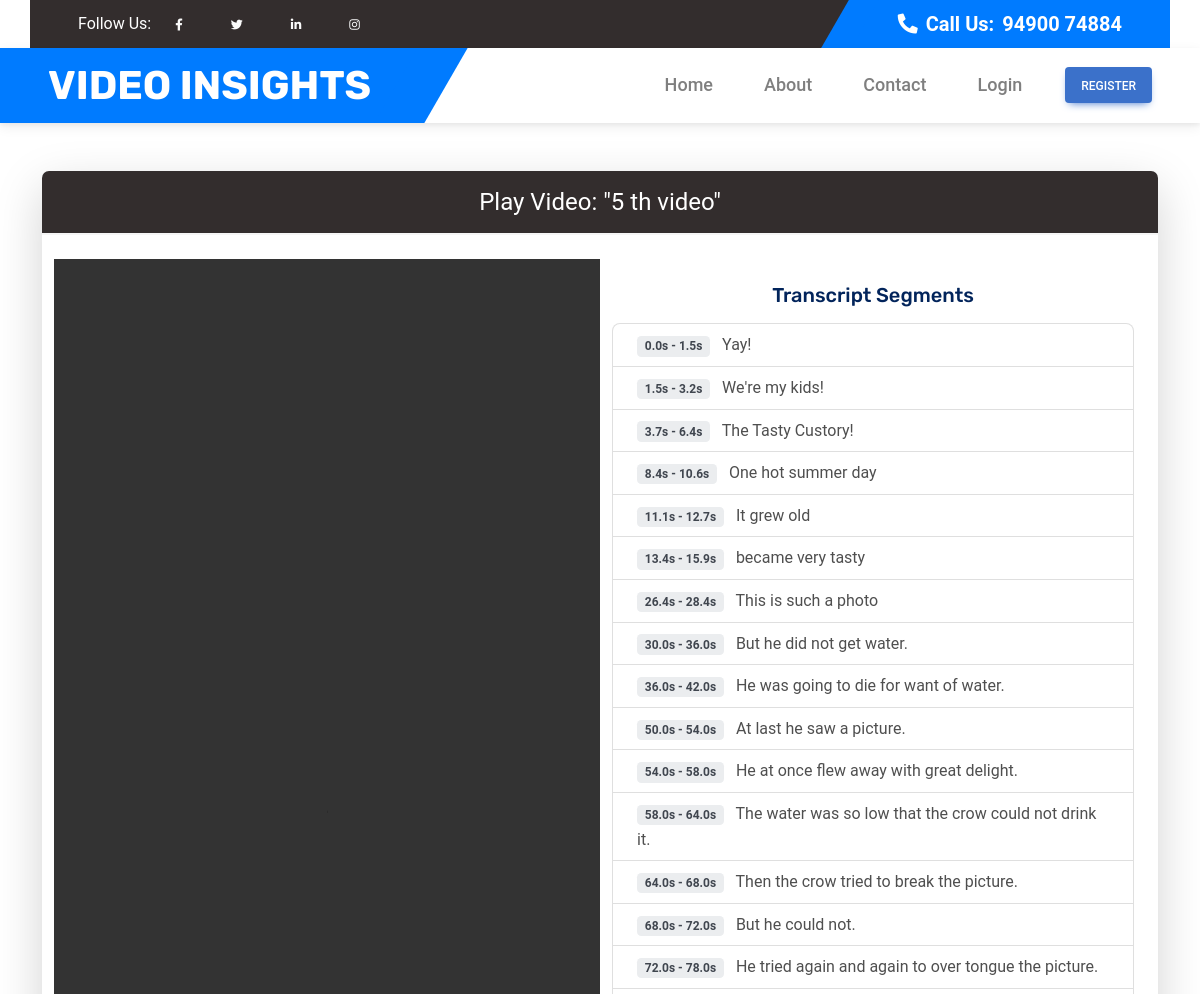
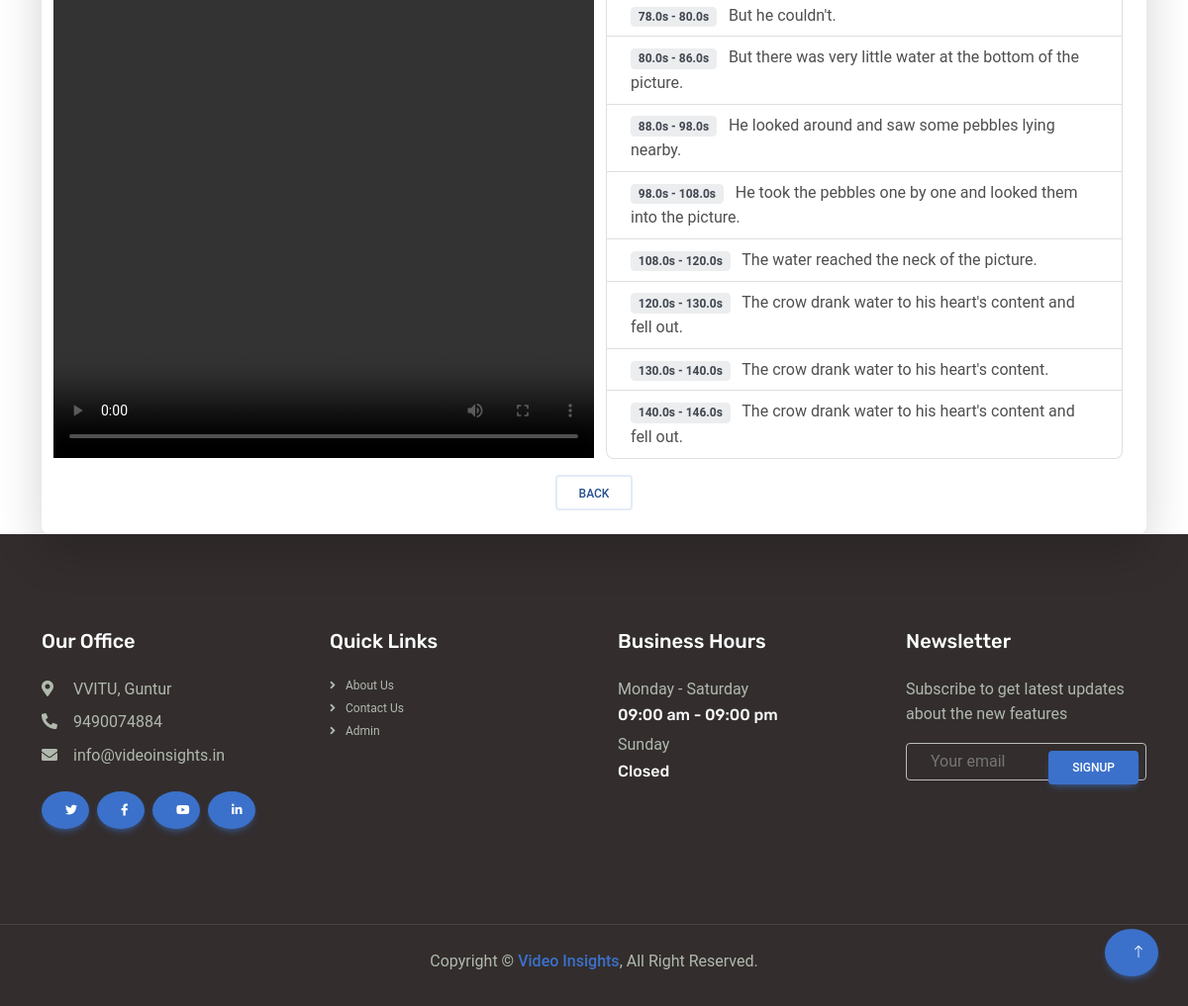
Page /user/play-video/5/ on the committed database (2 pictures, top to bottom).
### app/models.py (models this page shows, shortened)
class Video(models.Model):
    user = models.ForeignKey(User, on_delete=models.CASCADE, related_name='videos',blank=True, null=True)
    title = models.CharField(max_length=255)  # Title of the video
    description = models.TextField()  # Description of the video
    url = models.URLField(blank=True, null=True)  # URL of the video (optional for file uploads)
    source = models.CharField(
        max_length=50,
        choices=[
            ('YouTube', 'YouTube'),
            ('Google Drive', 'Google Drive'),
            ('Dropbox', 'Dropbox'),
            ('Uploaded File', 'Uploaded File')
        ]  # Source of the video
    )
    transcript = models.TextField(blank=True, null=True)  # Full transcribed text
    file_name = models.CharField(max_length=255, blank=True, null=True)  # Store actual file name
    created_at = models.DateTimeField(auto_now_add=True)  # Timestamp when created

class TranscriptSegment(models.Model):
    video = models.ForeignKey(Video, on_delete=models.CASCADE, related_name='segments')  # Link to Video
    start_time = models.FloatField()  # Start time in seconds
    end_time = models.FloatField()  # End time in seconds
    text = models.TextField()  # Transcribed text for this segment

### app/views.py (the view)
# urls.py: path('play-video/<int:pk>/', views.play_video, name='play_video'),
def play_video(request, pk):
    print(f"[DEBUG] Fetching video with pk: {pk}")
    video = get_object_or_404(Video, pk=pk)
    video_path = os.path.join(settings.MEDIA_ROOT, "videos", video.file_name)
    print(f"[DEBUG] Constructed video file path: {video_path}")
    if not os.path.exists(video_path):
        print("[ERROR] Video file does not exist on disk.")
    else:
        print("[DEBUG] Video file exists on disk.")
    video_url = os.path.join(settings.MEDIA_URL, "videos", video.file_name)
    print(f"[DEBUG] Video URL (for browser): {video_url}")
    return render(request, 'play_video.html', {'video': video})

### app/context_processors.py (called while the page is built)
def user_info(request):
    user_id = request.session.get('user_id_after_login')
    user = None
    if user_id:
        user = User.objects.filter(id=user_id).first()
    return {
        'is_user_login': user
    }

### app/templates/play_video.html (shortened to what this page needs)
{% extends 'base_userapp.html' %}
{% load static %}
{% get_media_prefix as MEDIA_URL %}
{% block content %}
<div class="container mt-5">
    <div class="card shadow-lg border-0">
        <div class="card-header bg-dark text-white text-center" style="font-size: 1.5rem;">
            Play Video: "{{ video.title }}"
        </div>
        <div class="card-body">
            <div class="row">
                <div class="embed-responsive embed-responsive-16by9 col-6 mx-auto">
                    <video controls style="width:100%;">
                        <source src="{{ MEDIA_URL }}videos/{{ video.file_name }}" type="video/mp4">
                    </video>
                </div>
                {% if video.segments.all %}
                <div class="col-6">
                    <h5 class="mt-4 text-center">Transcript Segments</h5>
                    <ul class="list-group mt-3">
                        {% for segment in video.segments.all %}
                        <li class="list-group-item">
                            <span class="badge badge-secondary mr-2">
                                {{ segment.start_time|floatformat:1 }}s - {{ segment.end_time|floatformat:1 }}s
                            </span>
                            {{ segment.text }}
                        </li>
                        {% endfor %}
                    </ul>
                    {% else %}
                    <p class="mt-4 text-center text-muted">No transcript segments available.</p>
                    {% endif %}
                </div>
            </div>
            <div class="text-center mt-3">
                <a href="{% url 'detection_history' %}" class="btn btn-outline-secondary">Back</a>
            </div>
        </div>
    </div>
</div>
{% endblock %}

### static/css/style.css (style rules this page uses)
:root { --primary: #FF5E14; --secondary: #5F656F; --light: #F5F5F5; --dark: #02245B; }
h5, h6, .h5, .h6, .fw-semi-bold { font-weight: 500 !important; }
.btn { transition: .5s; font-weight: 500; }

### rows in the picture
Video: title "5 th video"
TranscriptSegment: start_time "0.0", end_time "1.5", text "Yay!"
TranscriptSegment: start_time "1.5", end_time "3.2", text "We're my kids!"
TranscriptSegment: start_time "3.7", end_time "6.4", text "The Tasty Custory!"
TranscriptSegment: start_time "8.4", end_time "10.6", text "One hot summer day"
TranscriptSegment: start_time "11.1", end_time "12.7", text "It grew old"
TranscriptSegment: start_time "13.4", end_time "15.9", text "became very tasty"
TranscriptSegment: start_time "26.4", end_time "28.4", text "This is such a photo"
TranscriptSegment: start_time "30.0", end_time "36.0", text "But he did not get water."
TranscriptSegment: start_time "36.0", end_time "42.0", text "He was going to die for want of water."
TranscriptSegment: start_time "50.0", end_time "54.0", text "At last he saw a picture."
TranscriptSegment: start_time "54.0", end_time "58.0", text "He at once flew away with great delight."
TranscriptSegment: start_time "58.0", end_time "64.0", text "The water was so low that the crow could not drink it."
TranscriptSegment: start_time "64.0", end_time "68.0", text "Then the crow tried to break the picture."
TranscriptSegment: start_time "68.0", end_time "72.0", text "But he could not."
TranscriptSegment: start_time "72.0", end_time "78.0", text "He tried again and again to over tongue the picture."
TranscriptSegment: start_time "78.0", end_time "80.0", text "But he couldn't."
TranscriptSegment: start_time "80.0", end_time "86.0", text "But there was very little water at the bottom of the picture."
TranscriptSegment: start_time "88.0", end_time "98.0", text "He looked around and saw some pebbles lying nearby."
TranscriptSegment: start_time "98.0", end_time "108.0", text "He took the pebbles one by one and looked them into the picture."
TranscriptSegment: start_time "108.0", end_time "120.0", text "The water reached the neck of the picture."
TranscriptSegment: start_time "120.0", end_time "130.0", text "The crow drank water to his heart's content and fell out."
TranscriptSegment: start_time "130.0", end_time "140.0", text "The crow drank water to his heart's content."
TranscriptSegment: start_time "140.0", end_time "146.0", text "The crow drank water to his heart's content and fell out."
